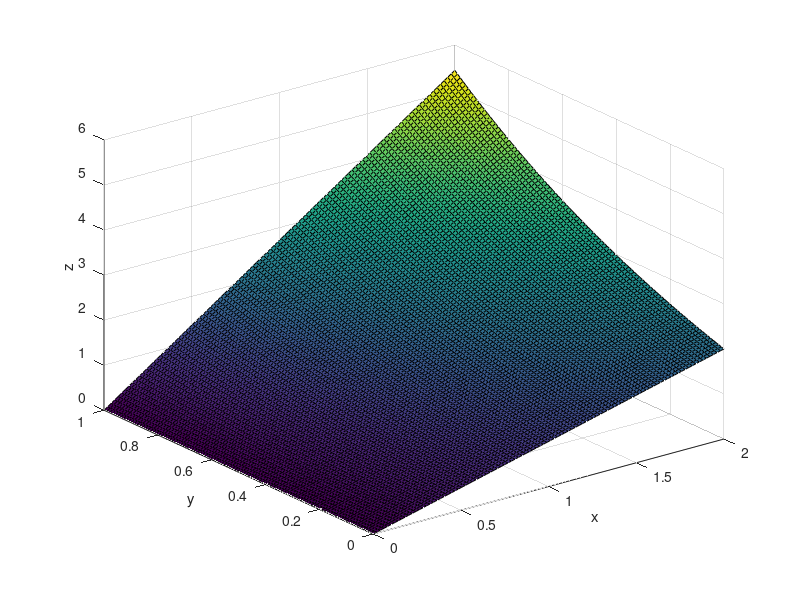

The MATLAB source for this figure: (Note: this script raises an error after producing the figure.)
x = linspace(0, 2, 100);
y = linspace(0, 1, 100);
[xq, yq] = meshgrid(x, y);

zq = xq .* exp(yq);

figure;
surf(xq, yq, zq);
xlabel('x');
ylabel('y');
zlabel('z');
title('3D Surface Plot of the exact solution  xe^{y} by MATLAB',FontSize = 15);